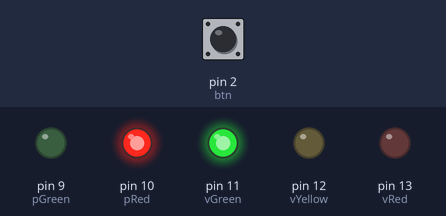
A sketch run on a simulated Arduino Uno, built with avr-gcc and run on an emulated ATmega328P. Shown: output pins drawn as LEDs (lit = HIGH). The test bench sets the inputs (shaded band); at power-on: pin 2 (btn) HIGH.

Above: at 1.2 s.
1.3 s: pin 2 (btn) pulled LOW for 0.15 s
At 4.6 s:
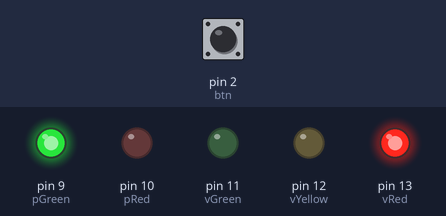
At 9.6 s:
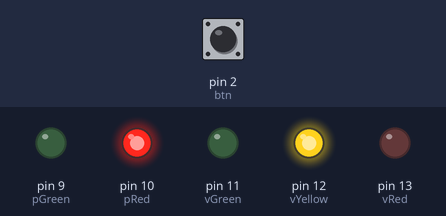
Timing chart, 0 to 12.8 s (numbered marks = the images above; inputs shaded):
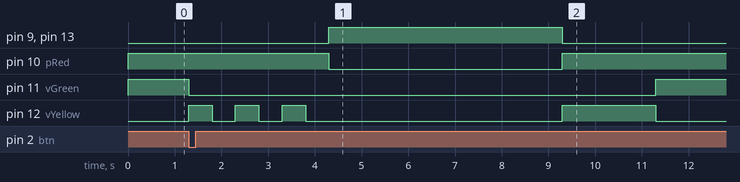

The sketch:

code.ino
```cpp
const int vRed = 13, vYellow = 12, vGreen = 11; // Kendaraan (Tengah)
const int pRed = 10;  // Merah Pedestrian (Semua sisi)
const int pGreen = 9; // Hijau Pedestrian (Semua sisi)
const int btn = 2;    // Tombol Interupsi (Pin 2 / INT0)

// Variabel flag untuk menandai adanya interupsi
volatile bool penyeberangMintaJalan = false;

void setup() {
  // Konfigurasi semua pin LED sebagai OUTPUT
  for (int i = 9; i <= 13; i++) {
    pinMode(i, OUTPUT);
  }

  // Konfigurasi Tombol sebagai INPUT_PULLUP
  pinMode(btn, INPUT_PULLUP);

  // Memicu fungsi 'mintaJalan' saat tombol ditekan (FALLING)
  attachInterrupt(digitalPinToInterrupt(btn), mintaJalan, FALLING);
  setKondisiAwal();
}

void loop() {
  if (penyeberangMintaJalan) {
    eksekusiPenyeberangan();
    penyeberangMintaJalan = false; // Reset flag setelah selesai
  }
}

// Fungsi ISR (Interrupt Service Routine)
void mintaJalan() {
  penyeberangMintaJalan = true;
}

void setKondisiAwal() {
  // Kondisi Default: Kendaraan HIJAU, Pedestrian MERAH
  digitalWrite(vGreen, HIGH);
  digitalWrite(vYellow, LOW);
  digitalWrite(vRed, LOW);

  digitalWrite(pRed, HIGH);
  digitalWrite(pGreen, LOW);
}

void eksekusiPenyeberangan() {
  // 1. Transisi Kendaraan: Hijau mati, Kuning Kedip 3x
  digitalWrite(vGreen, LOW);
  for (int i = 0; i < 3; i++) {
    digitalWrite(vYellow, HIGH);
    delay(500);
    digitalWrite(vYellow, LOW);
    delay(500);
  }

  // 2. Kendaraan MERAH, Pedestrian HIJAU
  digitalWrite(vRed, HIGH);
  digitalWrite(pRed, LOW);
  digitalWrite(pGreen, HIGH);
  delay(5000);

  // 3. Pedestrian Kembali MERAH
  digitalWrite(pGreen, LOW);
  digitalWrite(pRed, HIGH);

  // 4. Kendaraan Fase Kuning Transisi (2 detik)
  digitalWrite(vRed, LOW);
  digitalWrite(vYellow, HIGH);
  delay(2000);

  // 5. Kembali ke Kondisi Awal
  setKondisiAwal();
}
```

Measured:
- after the input at 1.3 s, pin 9 (pGreen), pin 13 (vRed): LOW → HIGH after 3.0 s, → LOW 5.0 s later; pin 10 (pRed): HIGH → LOW after 3.0 s, → HIGH 5.0 s later; pin 11 (vGreen): HIGH → LOW at once, → HIGH 10.0 s later; pin 12 (vYellow): LOW → HIGH at once, → LOW 0.50 s later, → HIGH 0.50 s later, → LOW 0.50 s later, … (8 changes in this stretch)
